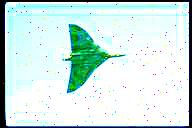
#> input picture process_test_jpeg/10017.jpeg, 192 x 128 px
$ python -i data_augmentation.py   (imports and definitions only)
#> lines starting #> are read from the running program, lines starting #| are printed output that depends on the picture
#> further down, picture is the input picture: PIL image 192x128 RGB; mean R, G, B 205, 228.3, 224.2
# -*- coding:utf-8 -*-

from PIL import Image, ImageEnhance, ImageOps, ImageFile
import numpy as np
import random
import threading
import os
import time
import logging

logger = logging.getLogger(__name__)
ImageFile.LOAD_TRUNCATED_IMAGES = True


class DataAugmentation:
    """
    包含数据增强的八种方式
    """

    def __init__(self):
        pass

    @staticmethod
    def openImage(image):
        return Image.open(image, mode="r")

    @staticmethod
    def randomColor(image):
        """
        对图像进行颜色抖动
        :param image: PIL的图像image
        :return: 有颜色色差的图像image
        """
        random_factor = np.random.randint(0, 31) / 10.  # 随机因子
        color_image = ImageEnhance.Color(
            image).enhance(random_factor)  # 调整图像的饱和度
        random_factor = np.random.randint(10, 21) / 10.  # 随机因子
        brightness_image = ImageEnhance.Brightness(
            color_image).enhance(random_factor)  # 调整图像的亮度
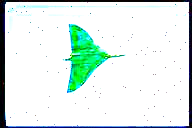
#> brightness_image: PIL image 192x128 RGB; mean R, G, B 220.7, 235.8, 230.7
        random_factor = np.random.randint(10, 21) / 10.  # 随机因1子
        contrast_image = ImageEnhance.Contrast(
            brightness_image).enhance(random_factor)  # 调整图像对比度
        random_factor = np.random.randint(0, 31) / 10.  # 随机因子
        # 调整图像锐度
        return ImageEnhance.Sharpness(contrast_image).enhance(random_factor)
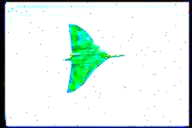
#> returned value: PIL image 192x128 RGB; mean R, G, B 220.5, 235.6, 230.4

    # [31 lines left out: function randomGaussian, not called in this run]

    @staticmethod
    def saveImage(image, path):
        image.save(path)

>>> from PIL import Image
>>> picture = Image.open('../../process_test_jpeg/10017.jpeg')
>>> result = DataAugmentation().randomColor(picture)

$ run again, on process_test_jpeg/1002.jpeg
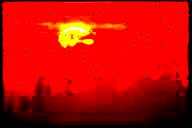
#> input picture process_test_jpeg/1002.jpeg, 192 x 128 px
#> picture is the input picture: PIL image 192x128 RGB; mean R, G, B 189.4, 9.8, 2.7
#> in randomColor, `color_image = ImageEnhance.Color( image).enhance(random_factor)`:
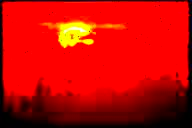
#> color_image: PIL image 192x128 RGB; mean R, G, B 196.7, 8.2, 0.9
#> in randomColor, `brightness_image = ImageEnhance.Brightness( color_image).enhance(rando..`:
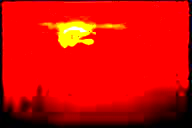
#> brightness_image: PIL image 192x128 RGB; mean R, G, B 211, 9.5, 1.3

$ run again, on process_test_jpeg/10021.jpeg
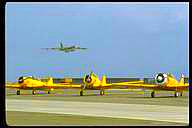
#> input picture process_test_jpeg/10021.jpeg, 192 x 128 px
#> picture is the input picture: PIL image 192x128 RGB; mean R, G, B 140.3, 158.2, 158.1
#> in randomColor, `brightness_image = ImageEnhance.Brightness( color_image).enhance(rando..`:
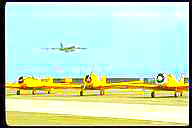
#> brightness_image: PIL image 192x128 RGB; mean R, G, B 196.4, 222.5, 190.4
#> in randomColor, `return ImageEnhance.Sharpness(contrast_image).enhance(random_factor)`:
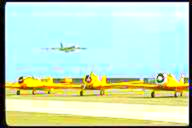
#> returned value: PIL image 192x128 RGB; mean R, G, B 196, 222.3, 190.2

$ run again, on process_test_jpeg/101051.jpeg
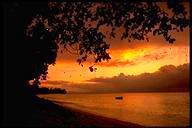
#> input picture process_test_jpeg/101051.jpeg, 192 x 128 px
#> picture is the input picture: PIL image 192x128 RGB; mean R, G, B 90.9, 47.2, 17.8
#> in randomColor, `color_image = ImageEnhance.Color( image).enhance(random_factor)`:
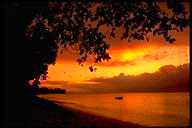
#> color_image: PIL image 192x128 RGB; mean R, G, B 96.1, 45, 11.4
#> in randomColor, `return ImageEnhance.Sharpness(contrast_image).enhance(random_factor)`:
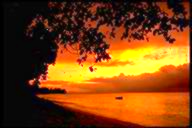
#> returned value: PIL image 192x128 RGB; mean R, G, B 122.7, 65.1, 16.6
